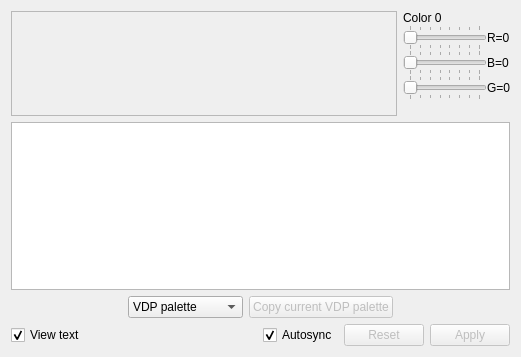
<?xml version="1.0" encoding="UTF-8"?>
<ui version="4.0">
 <class>PaletteView</class>
 <widget class="QWidget" name="PaletteView">
  <property name="geometry">
   <rect>
    <x>0</x>
    <y>0</y>
    <width>521</width>
    <height>357</height>
   </rect>
  </property>
  <property name="windowTitle">
   <string>Form</string>
  </property>
  <layout class="QVBoxLayout" name="verticalLayout_2">
   <item>
    <layout class="QHBoxLayout" name="horizontalLayout">
     <item>
      <widget class="QFrame" name="colorsframe">
       <property name="sizePolicy">
        <sizepolicy hsizetype="Expanding" vsizetype="Minimum">
         <horstretch>0</horstretch>
         <verstretch>0</verstretch>
        </sizepolicy>
       </property>
       <property name="minimumSize">
        <size>
         <width>150</width>
         <height>20</height>
        </size>
       </property>
       <property name="frameShape">
        <enum>QFrame::StyledPanel</enum>
       </property>
       <property name="frameShadow">
        <enum>QFrame::Sunken</enum>
       </property>
      </widget>
     </item>
     <item>
      <layout class="QVBoxLayout" name="verticalLayout">
       <property name="spacing">
        <number>0</number>
       </property>
       <item>
        <layout class="QGridLayout" name="gridLayout">
         <item row="2" column="1">
          <widget class="QLabel" name="label_B">
           <property name="sizePolicy">
            <sizepolicy hsizetype="Minimum" vsizetype="Preferred">
             <horstretch>0</horstretch>
             <verstretch>0</verstretch>
            </sizepolicy>
           </property>
           <property name="text">
            <string>B=0</string>
           </property>
          </widget>
         </item>
         <item row="3" column="1">
          <widget class="QLabel" name="label_G">
           <property name="sizePolicy">
            <sizepolicy hsizetype="Minimum" vsizetype="Preferred">
             <horstretch>0</horstretch>
             <verstretch>0</verstretch>
            </sizepolicy>
           </property>
           <property name="text">
            <string>G=0</string>
           </property>
          </widget>
         </item>
         <item row="2" column="0">
          <widget class="QSlider" name="horizontalSlider_B">
           <property name="sizePolicy">
            <sizepolicy hsizetype="Preferred" vsizetype="Fixed">
             <horstretch>0</horstretch>
             <verstretch>0</verstretch>
            </sizepolicy>
           </property>
           <property name="maximum">
            <number>7</number>
           </property>
           <property name="pageStep">
            <number>1</number>
           </property>
           <property name="orientation">
            <enum>Qt::Horizontal</enum>
           </property>
           <property name="tickPosition">
            <enum>QSlider::TicksBothSides</enum>
           </property>
          </widget>
         </item>
         <item row="1" column="1">
          <widget class="QLabel" name="label_R">
           <property name="sizePolicy">
            <sizepolicy hsizetype="Minimum" vsizetype="Preferred">
             <horstretch>0</horstretch>
             <verstretch>0</verstretch>
            </sizepolicy>
           </property>
           <property name="text">
            <string>R=0</string>
           </property>
          </widget>
         </item>
         <item row="1" column="0">
          <widget class="QSlider" name="horizontalSlider_R">
           <property name="sizePolicy">
            <sizepolicy hsizetype="Preferred" vsizetype="Fixed">
             <horstretch>0</horstretch>
             <verstretch>0</verstretch>
            </sizepolicy>
           </property>
           <property name="maximum">
            <number>7</number>
           </property>
           <property name="pageStep">
            <number>1</number>
           </property>
           <property name="orientation">
            <enum>Qt::Horizontal</enum>
           </property>
           <property name="tickPosition">
            <enum>QSlider::TicksBothSides</enum>
           </property>
          </widget>
         </item>
         <item row="3" column="0">
          <widget class="QSlider" name="horizontalSlider_G">
           <property name="sizePolicy">
            <sizepolicy hsizetype="Preferred" vsizetype="Fixed">
             <horstretch>0</horstretch>
             <verstretch>0</verstretch>
            </sizepolicy>
           </property>
           <property name="maximum">
            <number>7</number>
           </property>
           <property name="pageStep">
            <number>1</number>
           </property>
           <property name="orientation">
            <enum>Qt::Horizontal</enum>
           </property>
           <property name="tickPosition">
            <enum>QSlider::TicksBothSides</enum>
           </property>
          </widget>
         </item>
         <item row="0" column="0">
          <widget class="QLabel" name="label_colornr">
           <property name="text">
            <string>Color 0</string>
           </property>
          </widget>
         </item>
        </layout>
       </item>
       <item>
        <spacer name="verticalSpacer">
         <property name="orientation">
          <enum>Qt::Vertical</enum>
         </property>
         <property name="sizeHint" stdset="0">
          <size>
           <width>20</width>
           <height>40</height>
          </size>
         </property>
        </spacer>
       </item>
      </layout>
     </item>
    </layout>
   </item>
   <item>
    <widget class="QPlainTextEdit" name="plainTextEdit">
     <property name="sizePolicy">
      <sizepolicy hsizetype="Expanding" vsizetype="Expanding">
       <horstretch>0</horstretch>
       <verstretch>0</verstretch>
      </sizepolicy>
     </property>
    </widget>
   </item>
   <item>
    <layout class="QHBoxLayout" name="horizontalLayout_3">
     <item>
      <spacer name="horizontalSpacer_4">
       <property name="orientation">
        <enum>Qt::Horizontal</enum>
       </property>
       <property name="sizeHint" stdset="0">
        <size>
         <width>0</width>
         <height>0</height>
        </size>
       </property>
      </spacer>
     </item>
     <item>
      <widget class="QComboBox" name="cbPalette">
       <item>
        <property name="text">
         <string>VDP palette</string>
        </property>
       </item>
       <item>
        <property name="text">
         <string>Tileview palette</string>
        </property>
       </item>
       <item>
        <property name="text">
         <string>Bitmap palette</string>
        </property>
       </item>
       <item>
        <property name="text">
         <string>Sprite palette</string>
        </property>
       </item>
      </widget>
     </item>
     <item>
      <widget class="QPushButton" name="pbCopyPaletteVDP">
       <property name="enabled">
        <bool>false</bool>
       </property>
       <property name="text">
        <string>Copy current VDP palette</string>
       </property>
      </widget>
     </item>
     <item>
      <spacer name="horizontalSpacer_3">
       <property name="orientation">
        <enum>Qt::Horizontal</enum>
       </property>
       <property name="sizeHint" stdset="0">
        <size>
         <width>0</width>
         <height>0</height>
        </size>
       </property>
      </spacer>
     </item>
    </layout>
   </item>
   <item>
    <layout class="QHBoxLayout" name="horizontalLayout_2" stretch="0,0,10,0,0">
     <item>
      <widget class="QCheckBox" name="cb_viewtext">
       <property name="text">
        <string>View text</string>
       </property>
       <property name="checked">
        <bool>true</bool>
       </property>
      </widget>
     </item>
     <item>
      <spacer name="horizontalSpacer_2">
       <property name="orientation">
        <enum>Qt::Horizontal</enum>
       </property>
       <property name="sizeHint" stdset="0">
        <size>
         <width>0</width>
         <height>0</height>
        </size>
       </property>
      </spacer>
     </item>
     <item>
      <spacer name="horizontalSpacer">
       <property name="orientation">
        <enum>Qt::Horizontal</enum>
       </property>
       <property name="sizeHint" stdset="0">
        <size>
         <width>0</width>
         <height>0</height>
        </size>
       </property>
      </spacer>
     </item>
     <item>
      <widget class="QCheckBox" name="cb_autosync">
       <property name="text">
        <string>Autosync</string>
       </property>
       <property name="checked">
        <bool>true</bool>
       </property>
      </widget>
     </item>
     <item>
      <widget class="QDialogButtonBox" name="buttonBox">
       <property name="enabled">
        <bool>false</bool>
       </property>
       <property name="sizePolicy">
        <sizepolicy hsizetype="Preferred" vsizetype="Fixed">
         <horstretch>0</horstretch>
         <verstretch>0</verstretch>
        </sizepolicy>
       </property>
       <property name="orientation">
        <enum>Qt::Horizontal</enum>
       </property>
       <property name="standardButtons">
        <set>QDialogButtonBox::Apply|QDialogButtonBox::Reset</set>
       </property>
      </widget>
     </item>
    </layout>
   </item>
  </layout>
 </widget>
 <resources/>
 <connections>
  <connection>
   <sender>cb_autosync</sender>
   <signal>toggled(bool)</signal>
   <receiver>buttonBox</receiver>
   <slot>setDisabled(bool)</slot>
   <hints>
    <hint type="sourcelabel">
     <x>58</x>
     <y>273</y>
    </hint>
    <hint type="destinationlabel">
     <x>439</x>
     <y>273</y>
    </hint>
   </hints>
  </connection>
  <connection>
   <sender>cb_viewtext</sender>
   <signal>toggled(bool)</signal>
   <receiver>plainTextEdit</receiver>
   <slot>setVisible(bool)</slot>
   <hints>
    <hint type="sourcelabel">
     <x>129</x>
     <y>404</y>
    </hint>
    <hint type="destinationlabel">
     <x>479</x>
     <y>256</y>
    </hint>
   </hints>
  </connection>
 </connections>
</ui>
